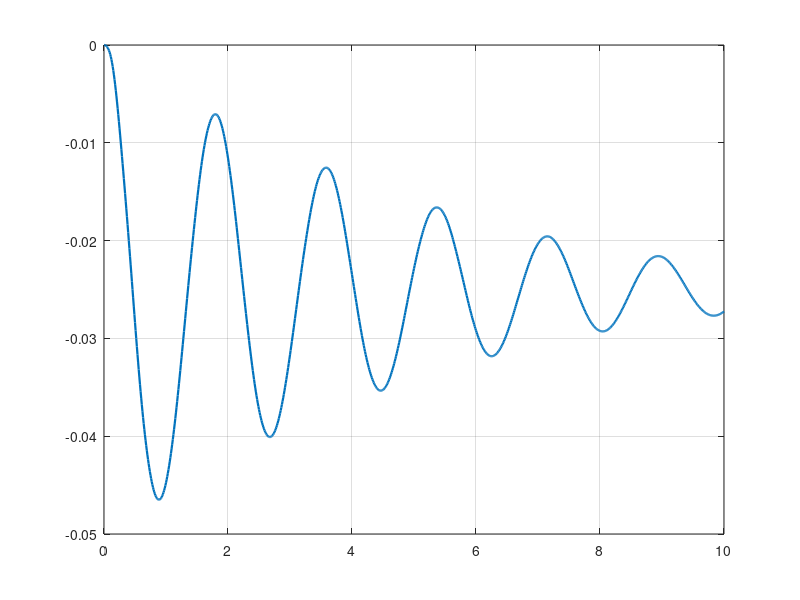

This chart was generated by the following MATLAB code: (Note: this script raises an error after producing the figure.)
function [x,t,u] = beam_contact_implicit_FD()
% Implicit second-order FD for the Euler–Bernoulli beam with unilateral contact
% Unknown vector at each step: [u_1^{j+1}, ..., u_M^{j+1}]^T
% Left BC: u(0,t)=phi(t)=0 and u_x(0,t)=0 (ghost: u_{-1}=u_1)
% Right BC: u_xx(1,t)=0 and u_xxx(1,t) given by contact law (or 0 in no-contact)

%% Parameters (from the prompt)
L = 1.0;            % beam length
T = 10.0;            % final time
dx = 0.01;          % space step
dt = 0.01;          % time step
M  = round(L/dx);   % number of spatial subintervals => nodes are 0..M
N  = round(T/dt);   % number of time steps       => times are 0..N

alpha2 = 1;     % alpha^2
f0     = -0.2;      % constant forcing
y_minus = -0.02;    % obstacle
kappa  = 1e-2;      % contact stiffness (adjustable)
beta   = 0.1;      % contact damping   (adjustable)

phi = @(tt) 0.0;    % left displacement boundary
u0  = @(xx) 0.0;    % initial displacement
v0  = @(xx) 0.0;    % initial velocity

gamma = alpha2*(dt^2)/(dx^4);  % scheme parameter

%% Grids & storage (i=0..M, j=0..N -> MATLAB indices +1)
x = linspace(0,L,M+1).';   % column
t = linspace(0,T,N+1);     % row
u = zeros(M+1, N+1);       % u(i+1, j+1) ~ u_i^j

% Initial conditions (u^0, u^1)
u(:,1) = u0(x);
u(:,2) = u0(x) + dt*v0(x);

% Enforce Dirichlet at x=0 for all times we touch
u(1, :) = phi(t);

%% Time stepping: build and solve A w = b at each j (compute u^{j+1})
for j = 1:(N-1)   % j=1..N-1 (we have u^0 and u^1; compute up to u^N)

    % Decide contact at the RIGHT end using u_M^j (i.e., u(M+1, j+1))
    in_contact = (u(M+1, j+1) <= y_minus);

    % Assemble A (M x M) and b (M x 1)
    % Unknown vector w corresponds to [u_1^{j+1}; u_2^{j+1}; ... ; u_M^{j+1}]
    A = spalloc(M, M, 5*M);  % five-diagonal structure plus a couple special rows
    b = zeros(M,1);

    %------- Row for i=1 (uses u_{-1}^{j+1} = u_1^{j+1} via u_x(0,t)=0) -------
    % (1 + 7γ) u_1 - 4γ u_2 + γ u_3 = dt^2 f + 2 u_1^j - u_1^{j-1} + 4γ φ(t_{j+1})
    A(1,1) = 1 + 7*gamma;
    if M >= 2, A(1,2) = -4*gamma; end
    if M >= 3, A(1,3) =  gamma;   end
    b(1) = dt^2*f0 + 2*u(1+1, j+1) - u(1+1, j) + 4*gamma*phi(t(j+1));  % phi=0 here

    %------- Interior: i = 2 .. M-2 using the standard five-point stencil -------
    % γ u_{i-2} - 4γ u_{i-1} + (1+6γ) u_i - 4γ u_{i+1} + γ u_{i+2} = dt^2 f + 2u_i^j - u_i^{j-1}
    for i = 2:(M-2)
        r = i;  % row index in A/b

        % Left two-off-diagonal (i-2). If i=2, this hits u_0^{j+1}=phi(t_{j+1}) (known).
        if i-2 >= 1
            A(r, i-2) = A(r, i-2) + gamma;
        else
            % move γ*u_0^{j+1} to RHS
            b(r) = b(r) - gamma*phi(t(j+1));  % zero here
        end

        % The remaining stencil entries are within unknowns
        A(r, i-1) = A(r, i-1) - 4*gamma;
        A(r, i  ) = A(r, i  ) + (1 + 6*gamma);
        A(r, i+1) = A(r, i+1) - 4*gamma;
        A(r, i+2) = A(r, i+2) + gamma;

        % RHS
        b(r) = b(r) + dt^2*f0 + 2*u(i+1, j+1) - u(i+1, j);
    end

    %------- i = M-1 row (uses u_{M+1} = 2u_M - u_{M-1}) already eliminated) -------
    % γ u_{M-3} - 4γ u_{M-2} + (1+5γ) u_{M-1} - 2γ u_M = dt^2 f + 2 u_{M-1}^j - u_{M-1}^{j-1}
    if M >= 2
        A(M-1, M-3) = gamma;
        A(M-1, M-2) = -4*gamma;
        A(M-1, M-1) = 1 + 5*gamma;
        A(M-1, M  ) = -2*gamma;
        b(M-1) = dt^2*f0 + 2*u(M-1+1, j+1) - u(M-1+1, j);
    end

    %------- i = M row: no-contact vs contact -------
    if ~in_contact
        % No contact:
        % 2γ u_{M-2} - 4γ u_{M-1} + (1+2γ) u_M = dt^2 f + 2 u_M^j - u_M^{j-1}
        A(M, M-2) = 2*gamma;
        A(M, M-1) = -4*gamma;
        A(M, M  ) = 1 + 2*gamma;
        b(M) = dt^2*f0 + 2*u(M+1, j+1) - u(M+1, j);
    else
        % Contact:
        % 2γ u_{M-2} - 4γ u_{M-1} + (1 + 2γ*( dx^3/α^2*(κ + β/dt) + 1 )) u_M
        %   = dt^2 f + 2*(1 + γ*(β*dx^3)/(α^2*dt)) u_M^j - u_M^{j-1} + 2γ*(dx^3/α^2)*κ*y_-
        c = (dx^3/alpha2)*(kappa + beta/dt);
        A(M, M-2) = 2*gamma;
        A(M, M-1) = -4*gamma;
        A(M, M  ) = 1 + 2*gamma*(c + 1);
        b(M) = dt^2*f0 ...
             + 2*(1 + gamma*(beta*dx^3)/(alpha2*dt))*u(M+1, j+1) ...
             - u(M+1, j) ...
             + 2*gamma*(dx^3/alpha2)*kappa*y_minus;
    end

    % Solve for w = [u_1^{j+1}; ... ; u_M^{j+1}]
    w = A \ b;

    % Write back: u_0^{j+1} = phi(t_{j+1}), u_i^{j+1} = w(i) for i=1..M
    u(1,   j+2) = phi(t(j+2));     % Dirichlet (zero here)
    u(2:end,j+2) = w;              % unknowns
end

%% Plot: time on x-axis, right end displacement u(1,t) on y-axis (x=1 -> i=M)
figure;
plot(t, u(end,:), 'LineWidth', 1.6); grid on;
hObs = yline(y_minus, '--','LineWidth',1.6, 'DisplayName', sprintf('y_- = %.3g', y_minus));
xlabel('time');
ylabel('u(1,t)  (right end)');
title('Right-end displacement vs time (implicit FD with contact)');
end
